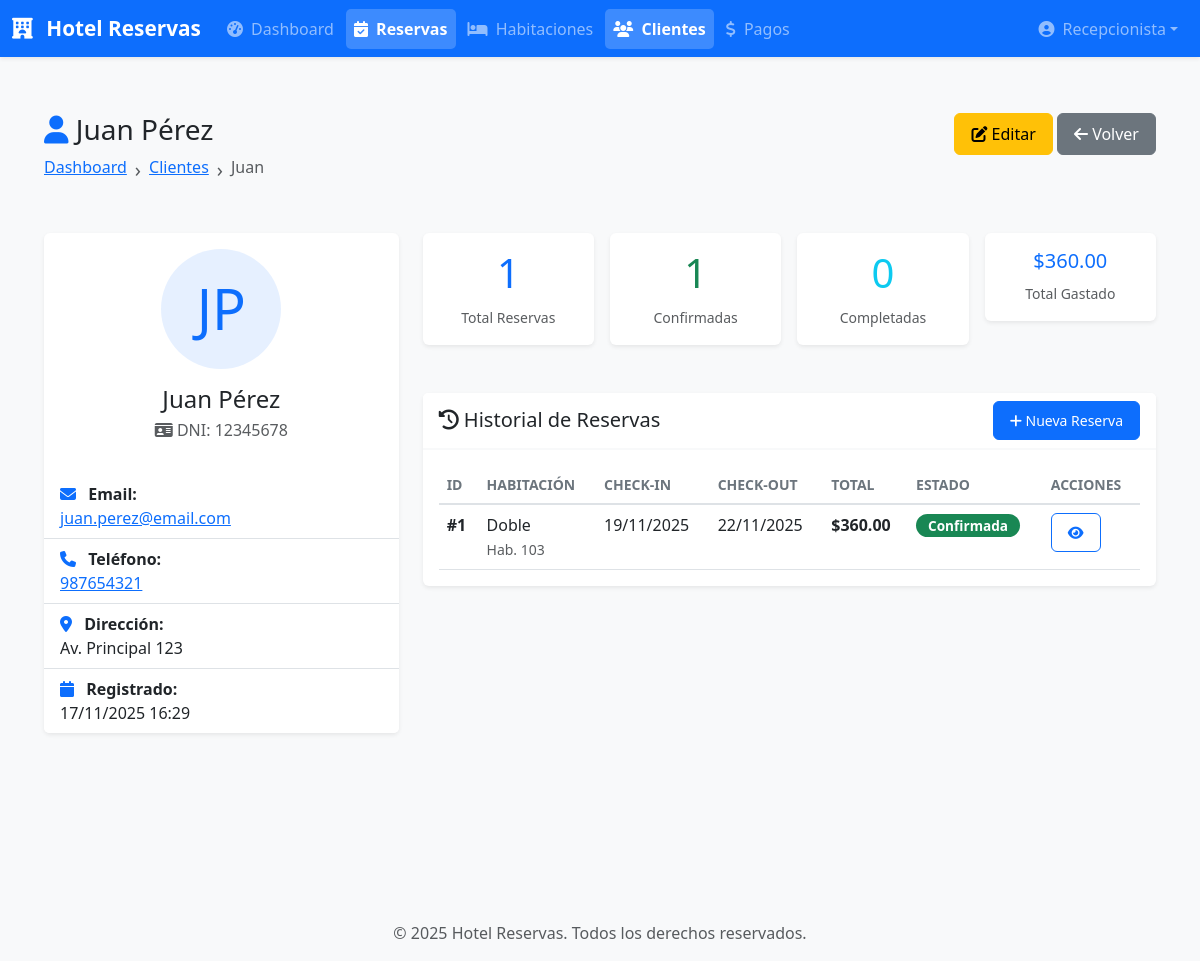
The page /public/clientes/1 (signed in) on the database its author committed.
### tables this page shows
CREATE TABLE clientes (
    id INT PRIMARY KEY AUTO_INCREMENT,
    usuario_id INT NULL,
    nombre VARCHAR(100) NOT NULL,
    apellido VARCHAR(100) NOT NULL,
    documento VARCHAR(50) UNIQUE NOT NULL,
    tipo_documento ENUM('DNI', 'Pasaporte', 'CE') DEFAULT 'DNI',
    email VARCHAR(100) NOT NULL,
    telefono VARCHAR(20) NOT NULL,
    direccion TEXT,
    fecha_nacimiento DATE,
    nacionalidad VARCHAR(50),
    created_at TIMESTAMP DEFAULT CURRENT_TIMESTAMP,
    updated_at TIMESTAMP DEFAULT CURRENT_TIMESTAMP ON UPDATE CURRENT_TIMESTAMP,
    FOREIGN KEY (usuario_id) REFERENCES usuarios(id) ON DELETE SET NULL,
    INDEX idx_documento (documento),
    INDEX idx_email (email)
);

CREATE TABLE reservas (
    id INT PRIMARY KEY AUTO_INCREMENT,
    codigo VARCHAR(20) UNIQUE NOT NULL,  
    cliente_id INT NOT NULL,
    habitacion_id INT NOT NULL,
    usuario_id INT,  
    fecha_entrada DATE NOT NULL,
    fecha_salida DATE NOT NULL,
    num_huespedes INT NOT NULL DEFAULT 1,
    num_noches INT NOT NULL,
    precio_noche DECIMAL(10,2) NOT NULL,
    precio_total DECIMAL(10,2) NOT NULL,
    estado ENUM('pendiente', 'confirmada', 'cancelada', 'completada') DEFAULT 'pendiente',
    observaciones TEXT,
    fecha_checkin DATETIME,
    fecha_checkout DATETIME,
    created_at TIMESTAMP DEFAULT CURRENT_TIMESTAMP,
    updated_at TIMESTAMP DEFAULT CURRENT_TIMESTAMP ON UPDATE CURRENT_TIMESTAMP,
    FOREIGN KEY (cliente_id) REFERENCES clientes(id) ON DELETE RESTRICT,
    FOREIGN KEY (habitacion_id) REFERENCES habitaciones(id) ON DELETE RESTRICT,
    FOREIGN KEY (usuario_id) REFERENCES usuarios(id) ON DELETE SET NULL,
    INDEX idx_codigo (codigo),
    INDEX idx_cliente (cliente_id),
    INDEX idx_habitacion (habitacion_id),
    INDEX idx_fechas (fecha_entrada, fecha_salida),
    INDEX idx_estado (estado)
);

CREATE TABLE tipos_habitacion (
    id INT PRIMARY KEY AUTO_INCREMENT,
    nombre VARCHAR(50) NOT NULL,
    descripcion TEXT,
    capacidad INT NOT NULL,
    precio_base DECIMAL(10,2) NOT NULL,
    caracteristicas TEXT,  
    imagen VARCHAR(255),
    created_at TIMESTAMP DEFAULT CURRENT_TIMESTAMP,
    updated_at TIMESTAMP DEFAULT CURRENT_TIMESTAMP ON UPDATE CURRENT_TIMESTAMP
);

CREATE TABLE habitaciones (
    id INT PRIMARY KEY AUTO_INCREMENT,
    numero VARCHAR(10) UNIQUE NOT NULL,
    tipo_id INT NOT NULL,
    piso INT NOT NULL,
    precio_noche DECIMAL(10,2) NOT NULL,
    estado ENUM('disponible', 'ocupada', 'mantenimiento') DEFAULT 'disponible',
    descripcion TEXT,
    caracteristicas TEXT,  
    imagen VARCHAR(255),
    created_at TIMESTAMP DEFAULT CURRENT_TIMESTAMP,
    updated_at TIMESTAMP DEFAULT CURRENT_TIMESTAMP ON UPDATE CURRENT_TIMESTAMP,
    FOREIGN KEY (tipo_id) REFERENCES tipos_habitacion(id) ON DELETE RESTRICT,
    INDEX idx_numero (numero),
    INDEX idx_estado (estado),
    INDEX idx_tipo (tipo_id)
);

### views/clientes/show.php (the view, shortened to what the rows shown need)
<?php
$cliente = $data['cliente'] ?? null;
$estadisticas = $data['estadisticas'] ?? [];
require_once __DIR__ . '/../layouts/header.php';
?>
<div class="container-fluid py-4">
    <div class="row mb-4">
        <div class="col-md-8">
            <h1 class="h3 mb-2">
                <i class="fas fa-user text-primary"></i>
                <?= htmlspecialchars($cliente['nombre'] . ' ' . $cliente['apellido']) ?>
            </h1>
            <nav aria-label="breadcrumb">
                <ol class="breadcrumb">
                    <li class="breadcrumb-item"><a href="<?= $base ?>/dashboard">Dashboard</a></li>
                    <li class="breadcrumb-item"><a href="<?= $base ?>/clientes">Clientes</a></li>
                    <li class="breadcrumb-item active"><?= htmlspecialchars($cliente['nombre']) ?></li>
                </ol>
            </nav>
        </div>
        <div class="col-md-4 text-end">
            <a href="<?= $base ?>/clientes/<?= $cliente['id'] ?>/editar" class="btn btn-warning">
                <i class="fas fa-edit"></i>
                Editar
            </a>
            <a href="<?= $base ?>/clientes" class="btn btn-secondary">
                <i class="fas fa-arrow-left"></i>
                Volver
            </a>
        </div>
    </div>
    <div class="row g-4">
        <div class="col-lg-4">
            <div class="card border-0 shadow-sm">
                <div class="card-body text-center">
                    <div class="avatar-xl bg-primary bg-opacity-10 text-primary rounded-circle mx-auto mb-3">
                        <span class="display-4">
                            <?= strtoupper(substr($cliente['nombre'], 0, 1) . substr($cliente['apellido'], 0, 1)) ?>
                        </span>
                    </div>
                    <h4 class="mb-1"><?= htmlspecialchars($cliente['nombre'] . ' ' . $cliente['apellido']) ?></h4>
                    <p class="text-muted mb-3">
                        <i class="fas fa-id-card"></i>
                        <?= htmlspecialchars($cliente['tipo_documento']) ?>: <?= htmlspecialchars($cliente['documento']) ?>
                    </p>
                </div>
                <ul class="list-group list-group-flush">
                    <li class="list-group-item">
                        <i class="fas fa-envelope text-primary me-2"></i>
                        <strong>Email:</strong><br>
                        <a href="mailto:<?= htmlspecialchars($cliente['email']) ?>">
                            <?= htmlspecialchars($cliente['email']) ?>
                        </a>
                    </li>
                    <li class="list-group-item">
                        <i class="fas fa-phone text-primary me-2"></i>
                        <strong>Teléfono:</strong><br>
                        <a href="tel:<?= htmlspecialchars($cliente['telefono']) ?>">
                            <?= htmlspecialchars($cliente['telefono']) ?>
                        </a>
                    </li>
                    <?php if (!empty($cliente['direccion'])): ?>
                    <li class="list-group-item">
                        <i class="fas fa-map-marker-alt text-primary me-2"></i>
                        <strong>Dirección:</strong><br>
                        <?= htmlspecialchars($cliente['direccion']) ?>
                    </li>
                    <?php endif; ?>
                    <li class="list-group-item">
                        <i class="fas fa-calendar text-primary me-2"></i>
                        <strong>Registrado:</strong><br>
                        <?= date('d/m/Y H:i', strtotime($cliente['created_at'])) ?>
                    </li>
                </ul>
            </div>
        </div>
        <div class="col-lg-8">
            <div class="row g-3 mb-4">
                <div class="col-md-3">
                    <div class="card border-0 shadow-sm">
                        <div class="card-body text-center">
                            <div class="display-6 text-primary mb-2">
                                <?= $estadisticas['total_reservas'] ?>
                            </div>
                            <small class="text-muted">Total Reservas</small>
                        </div>
                    </div>
                </div>
                <div class="col-md-3">
                    <div class="card border-0 shadow-sm">
                        <div class="card-body text-center">
                            <div class="display-6 text-success mb-2">
                                <?= $estadisticas['reservas_confirmadas'] ?>
                            </div>
                            <small class="text-muted">Confirmadas</small>
                        </div>
                    </div>
                </div>
                <div class="col-md-3">
                    <div class="card border-0 shadow-sm">
                        <div class="card-body text-center">
                            <div class="display-6 text-info mb-2">
                                <?= $estadisticas['reservas_completadas'] ?>
                            </div>
                            <small class="text-muted">Completadas</small>
                        </div>
                    </div>
                </div>
                <div class="col-md-3">
                    <div class="card border-0 shadow-sm">
                        <div class="card-body text-center">
                            <div class="h5 text-primary mb-2">
                                $<?= number_format($estadisticas['total_gastado'], 2) ?>
                            </div>
                            <small class="text-muted">Total Gastado</small>
                        </div>
                    </div>
                </div>
            </div>
            <div class="card border-0 shadow-sm">
                <div class="card-header bg-white d-flex justify-content-between align-items-center">
                    <h5 class="mb-0">
                        <i class="fas fa-history"></i>
                        Historial de Reservas
                    </h5>
                    <a href="<?= $base ?>/reservas/crear?cliente_id=<?= $cliente['id'] ?>" class="btn btn-sm btn-primary">
                        <i class="fas fa-plus"></i>
                        Nueva Reserva
                    </a>
                </div>
                <div class="card-body">
                    <?php if (empty($cliente['reservas'])): ?>
                        <div class="text-center py-4">
                            <i class="fas fa-calendar-times fa-3x text-muted mb-3 opacity-25"></i>
                            <p class="text-muted">No hay reservas registradas</p>
                        </div>
                    <?php else: ?>
                        <div class="table-responsive">
                            <table class="table table-hover">
                                <thead>
                                    <tr>
                                        <th>ID</th>
                                        <th>Habitación</th>
                                        <th>Check-in</th>
                                        <th>Check-out</th>
                                        <th>Total</th>
                                        <th>Estado</th>
                                        <th>Acciones</th>
                                    </tr>
                                </thead>
                                <tbody>
                                    <?php foreach ($cliente['reservas'] as $reserva): ?>
                                        <tr>
                                            <td><strong>#<?= $reserva['id'] ?></strong></td>
                                            <td>
                                                <?= htmlspecialchars($reserva['tipo_habitacion_nombre']) ?><br>
                                                <small class="text-muted">Hab. <?= $reserva['habitacion_numero'] ?></small>
                                            </td>
                                            <td><?= date('d/m/Y', strtotime($reserva['fecha_entrada'])) ?></td>
                                            <td><?= date('d/m/Y', strtotime($reserva['fecha_salida'])) ?></td>
                                            <td><strong>$<?= number_format($reserva['precio_total'], 2) ?></strong></td>
                                            <td>
                                                <?php
                                                $badges = [
                                                    'pendiente' => 'warning',
                                                    'confirmada' => 'success',
                                                    'cancelada' => 'danger',
                                                    'completada' => 'info'
                                                ];
                                                $badge = $badges[$reserva['estado']] ?? 'secondary';
                                                ?>
                                                <span class="badge bg-<?= $badge ?>">
                                                    <?= ucfirst($reserva['estado']) ?>
                                                </span>
                                            </td>
                                            <td>
                                                <a href="<?= $base ?>/reservas/<?= $reserva['id'] ?>"
                                                   class="btn btn-sm btn-outline-primary">
                                                    <i class="fas fa-eye"></i>
                                                </a>
                                            </td>
                                        </tr>
                                    <?php endforeach; ?>
                                </tbody>
                            </table>
                        </div>
                    <?php endif; ?>
                </div>
            </div>
        </div>
    </div>
</div>
<?php require_once __DIR__ . '/../layouts/footer.php'; ?>

### core/Router.php (shortened to what the rows shown need)
<?php
class Router
{
    private $routes = [];
    private $basePath = '/hotel-reservas/public';
    private function addRoute($method, $path, $handler, $middleware)
    {
        $this->routes[] = [
            'method' => $method,
            'path' => $path,
            'handler' => $handler,
            'middleware' => $middleware
        ];
    }
    public function run()
    {
        $requestMethod = $_SERVER['REQUEST_METHOD'];
        $requestUri = $_SERVER['REQUEST_URI'];
        if (strpos($requestUri, $this->basePath) === 0) {
            $requestUri = substr($requestUri, strlen($this->basePath));
        }
        foreach ($this->routes as $route) {
            if ($route['method'] === $requestMethod) {
                $pattern = $this->convertToRegex($route['path']);
                if (preg_match($pattern, $requestUri, $matches)) {
                    array_shift($matches);
                    $this->executeHandler($route['handler'], $matches);
                    exit;
                }
            }
        }
        exit;
    }
    private function convertToRegex($path)
    {
        $path = preg_quote($path, '/');
        $path = preg_replace('/\\\{([a-zA-Z0-9_]+)\\\}/', '([a-zA-Z0-9_-]+)', $path);
        return '/^' . $path . '$/';
    }
    private function executeHandler($handler, $params = [])
    {
        list($controllerName, $methodName) = explode('@', $handler);
        $controller = new $controllerName();
        call_user_func_array([$controller, $methodName], $params);
    }
}

### rows shown on the page
clientes: nombre+apellido "Juan Pérez", nombre "Juan", nombre+apellido "JP", tipo_documento "DNI", documento "12345678", email "juan.perez@email.com", telefono "987654321", direccion "Av. Principal 123", created_at "17/11/2025 16:29"
reservas: id "1", tipos_habitacion.nombre "Doble", habitacion.numero "103", fecha_entrada "19/11/2025", fecha_salida "22/11/2025", precio_total "360.00", estado "Confirmada"

### other values the page prints
$estadisticas['total_reservas'] "1"
$estadisticas['reservas_confirmadas'] "1"
$estadisticas['reservas_completadas'] "0"
$estadisticas['total_gastado'] "360.00"
